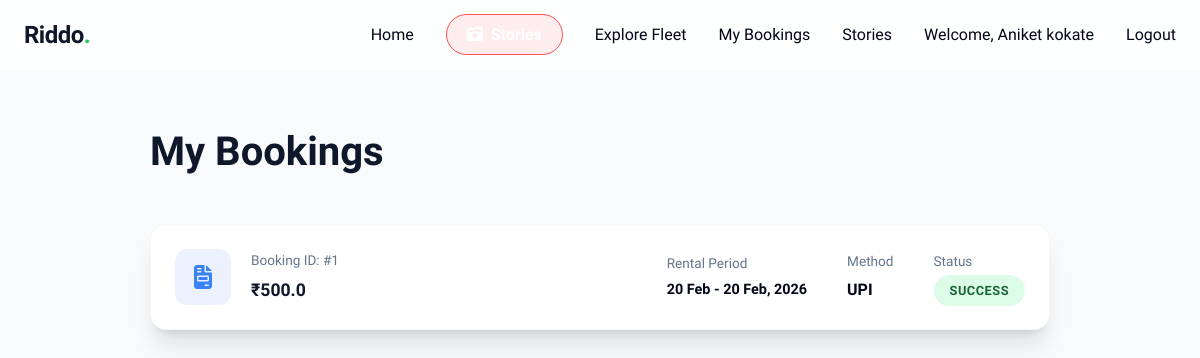
Page /rental/my-bookings (signed in) on the earlier database version.
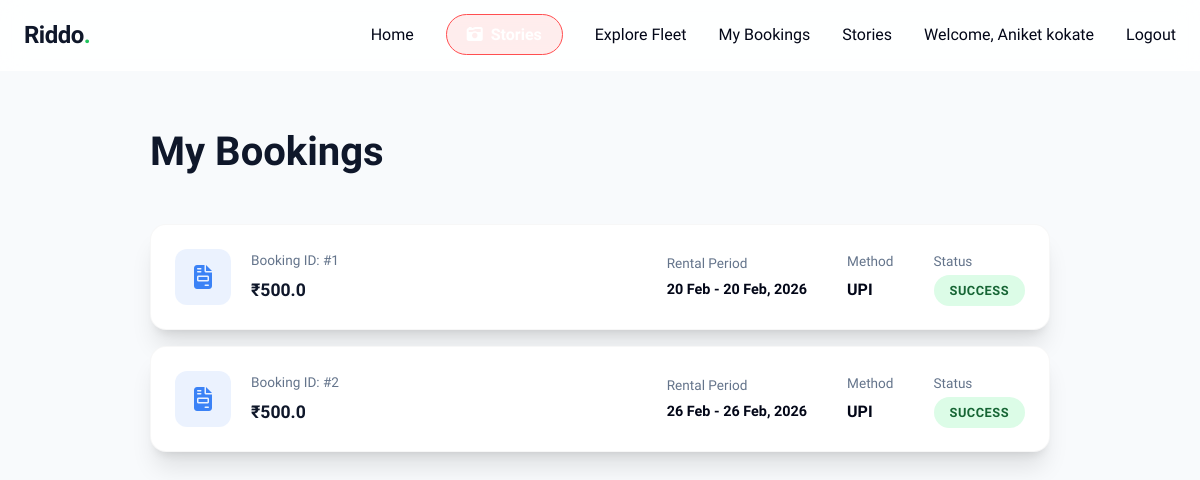
Same page on the later database version.
### models.py (models this page shows)
class Booking(db.Model):
    id = db.Column(db.Integer, primary_key=True)
    user_id = db.Column(db.Integer, db.ForeignKey('user.id'), nullable=False)
    bike_id = db.Column(db.Integer, db.ForeignKey('bike.id'), nullable=False)
    start_date = db.Column(db.DateTime, nullable=True)
    end_date = db.Column(db.DateTime, nullable=True)
    total_price = db.Column(db.Float, nullable=False)
    payment_method = db.Column(db.String(50), nullable=False)
    payment_status = db.Column(db.String(20), default="SUCCESS")
    created_at = db.Column(db.DateTime, default=datetime.utcnow)
    user = db.relationship('User', backref='bookings')
    bike = db.relationship('Bike', backref='bookings')

### rental_bp.py (the view)
@rental_bp.route("/my-bookings")
@login_required
def my_bookings():
    bookings = Booking.query.filter_by(user_id=current_user.id).all()
    return render_template("my_bookings.html", bookings=bookings)

### app.py (called while the page is built)
@login_manager.user_loader
def load_user(user_id):
    return User.query.get(int(user_id))

### rental_bp.py (called while the page is built, shortened)
@rental_bp.app_context_processor
def inject_offer():
    offer = "New Users get 20% off!"
    return {"offer": offer}

### templates/my_bookings.html (shortened to what this page needs)
{% extends "base.html" %}
{% block content %}
<div class="container section-padding" style="padding-top: 120px; max-width: 900px;">
    <h2 class="section-title" style="margin-bottom: 40px;">My Bookings</h2>
    {% if bookings %}
        <div style="display: flex; flex-direction: column; gap: 16px;">
            {% for b in bookings %}
            <div class="glass-card" style="padding: 24px; display: flex; justify-content: space-between; align-items: center; flex-wrap: wrap; gap: 20px;">
                <div style="display: flex; align-items: center; gap: 20px;">
                    <div style="width: 56px; height: 56px; background: rgba(59, 130, 246, 0.1); color: #3b82f6; border-radius: 12px; display: flex; align-items: center; justify-content: center; font-size: 1.5rem;">
                        <i class="fa-solid fa-file-invoice"></i>
                    </div>
                    <div>
                        <p style="font-size: 0.85rem; color: var(--text-muted); margin-bottom: 4px;">Booking ID: #{{ b.id }}</p>
                        <h4 style="font-size: 1.1rem; color: var(--primary);">₹{{ b.total_price }}</h4>
                    </div>
                </div>
                <div style="display: flex; gap: 40px; align-items: center;">
                    <div>
                        <p style="font-size: 0.85rem; color: var(--text-muted); margin-bottom: 4px;">Rental Period</p>
                        <p style="font-weight: 600; font-size: 0.9rem;">
                            {{ b.start_date.strftime('%d %b') }} - {{ b.end_date.strftime('%d %b, %Y') }}
                        </p>
                    </div>
                    <div>
                        <p style="font-size: 0.85rem; color: var(--text-muted); margin-bottom: 4px;">Method</p>
                        <p style="font-weight: 600;">{{ b.payment_method }}</p>
                    </div>
                    <div>
                        <p style="font-size: 0.85rem; color: var(--text-muted); margin-bottom: 4px;">Status</p>
                        <span class="badge badge-available" style="padding: 8px 16px;">{{ b.payment_status }}</span>
                    </div>
                </div>
            </div>
            {% endfor %}
        </div>
    {% endif %}
</div>
{% endblock %}

Differences in the rows shown:
added Booking: id "2", total_price "500.0", start_date "26 Feb", end_date "26 Feb, 2026", payment_method "UPI", payment_status "SUCCESS"
